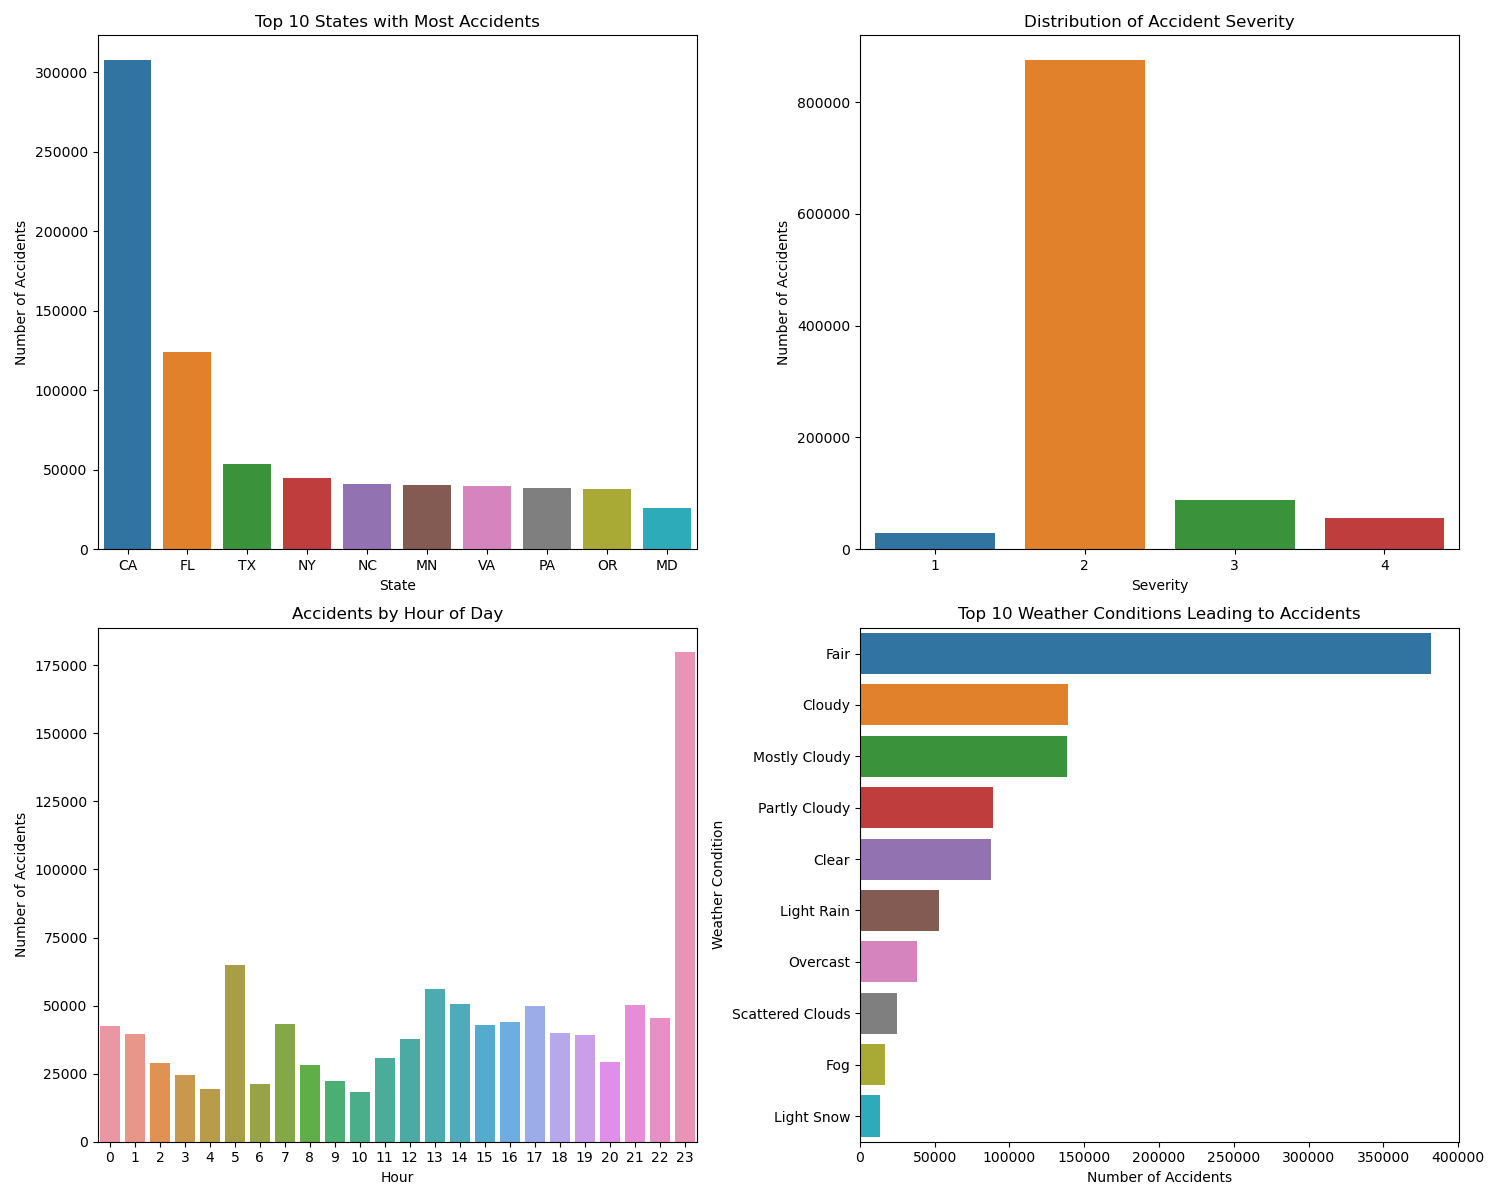

Here is the Python script that generated this plot:
import pandas as pd
import numpy as np
import matplotlib.pyplot as plt
import seaborn as sns
import folium
from folium.plugins import HeatMap
from datetime import datetime

# Load the dataset directly from URL
dataset_url = "Us_Accidents.csv"
df = pd.read_csv(dataset_url)

# Convert Start_Time to datetime
df['Start_Time'] = pd.to_datetime(df['Start_Time'], errors='coerce')

# Handle missing values
df.fillna(method='ffill', inplace=True)

# Create subplots for multiple visualizations
fig, axes = plt.subplots(2, 2, figsize=(15, 12))

# Accidents by State
state_counts = df['State'].value_counts()[:10]
sns.barplot(x=state_counts.index, y=state_counts.values, ax=axes[0, 0])
axes[0, 0].set_title('Top 10 States with Most Accidents')
axes[0, 0].set_xlabel('State')
axes[0, 0].set_ylabel('Number of Accidents')

# Severity Analysis
severity_counts = df['Severity'].value_counts()
sns.barplot(x=severity_counts.index, y=severity_counts.values, ax=axes[0, 1])
axes[0, 1].set_title('Distribution of Accident Severity')
axes[0, 1].set_xlabel('Severity')
axes[0, 1].set_ylabel('Number of Accidents')

# Accidents by Hour
if 'Hour' not in df.columns:
    df['Hour'] = df['Start_Time'].dt.hour
sns.countplot(x=df['Hour'], ax=axes[1, 0])
axes[1, 0].set_title('Accidents by Hour of Day')
axes[1, 0].set_xlabel('Hour')
axes[1, 0].set_ylabel('Number of Accidents')

# Weather Condition Impact
if 'Weather_Condition' in df.columns:
    weather_counts = df['Weather_Condition'].value_counts()[:10]
    sns.barplot(y=weather_counts.index, x=weather_counts.values, ax=axes[1, 1])
    axes[1, 1].set_title('Top 10 Weather Conditions Leading to Accidents')
    axes[1, 1].set_xlabel('Number of Accidents')
    axes[1, 1].set_ylabel('Weather Condition')

# Save the figure
plt.tight_layout()
plt.savefig("accident_analysis.png")
plt.show()

# Hotspot Mapping (Folium)
if 'Start_Lat' in df.columns and 'Start_Lng' in df.columns:
    sample_df = df.sample(n=5000, random_state=42)
    m = folium.Map(location=[sample_df['Start_Lat'].mean(), sample_df['Start_Lng'].mean()], zoom_start=5)
    heat_data = [[row['Start_Lat'], row['Start_Lng']] for _, row in sample_df.iterrows() if not pd.isnull(row['Start_Lat']) and not pd.isnull(row['Start_Lng'])]
    HeatMap(heat_data).add_to(m)
    m.save("hotspot_map.html")
